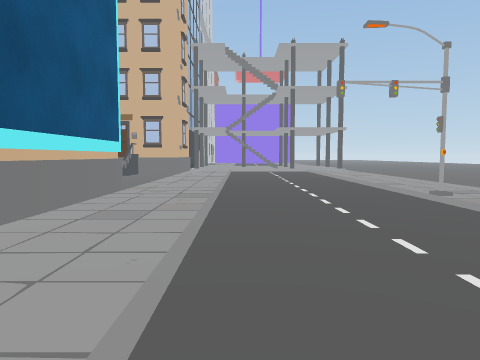
[1] (above)

15 first-person views from a walk through a Unity game level. The camera is 1.2 m above the floor, tilts 4° down and sees 70° across. The floor is counted in squares, 2 m on a side. Each view is taken from the middle of a square. On the plan, view 1 faces up. The plan holds only what a view shows up to about 10 squares ahead; the rest is blank. The place goes on beyond the plan. Some animated figures are not drawn. Door leaves are left out, so doorways stand open. Some surface patterns are stand-ins.

[2]
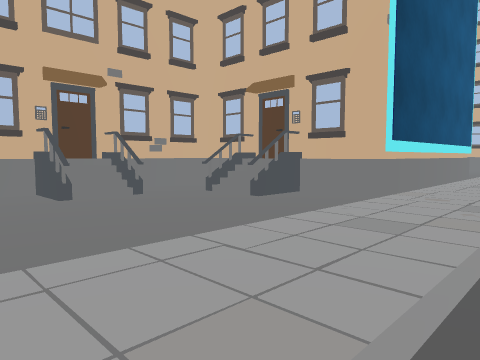

[3]
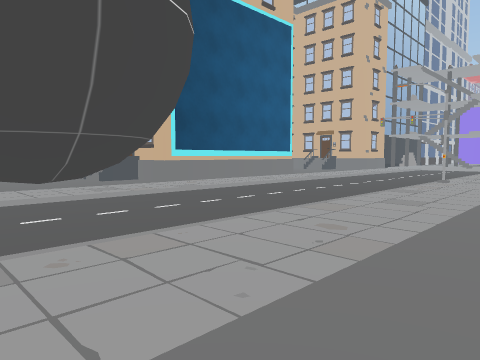

[4]
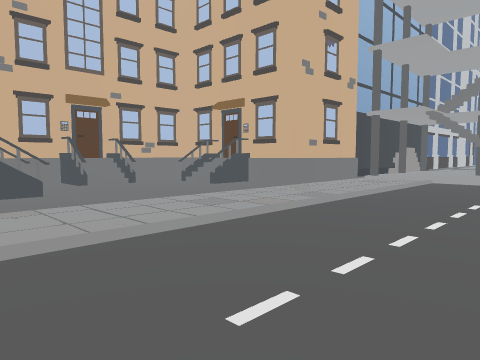

[5]
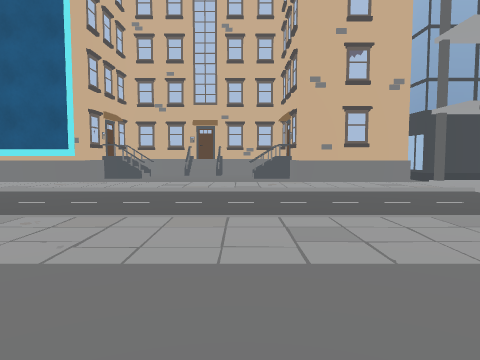

[6]
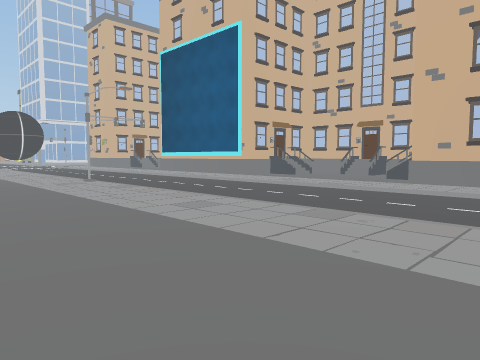

[7]
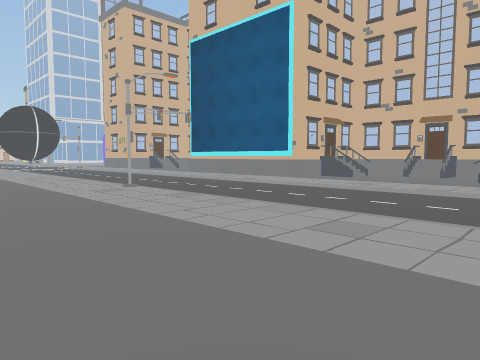

[8]
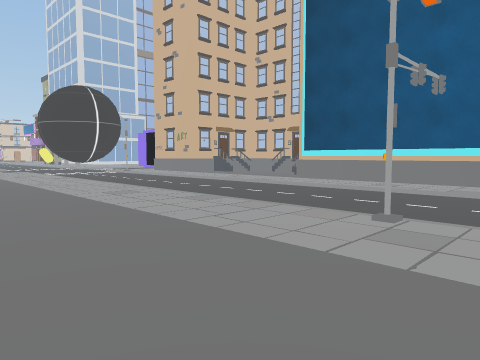

[9]
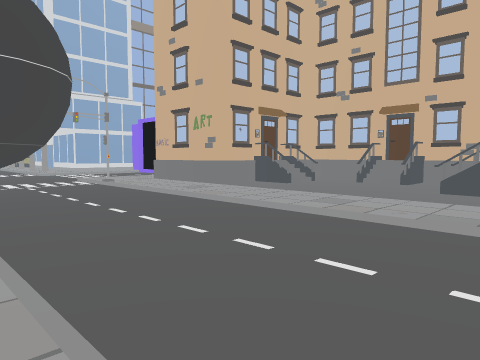

[10]
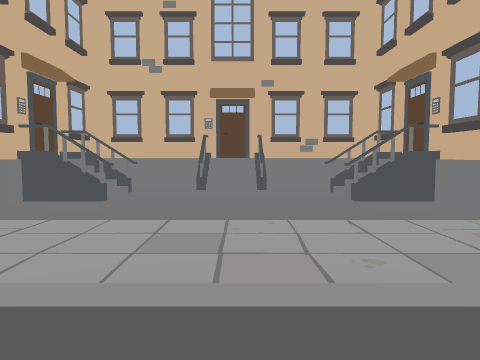

[11]
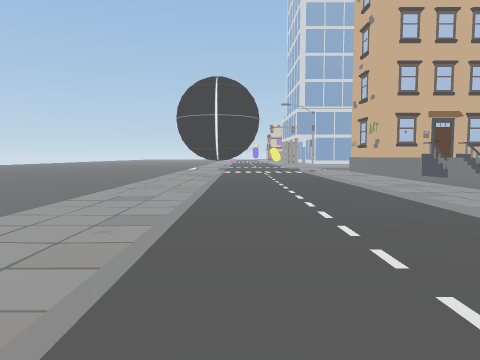

[12]
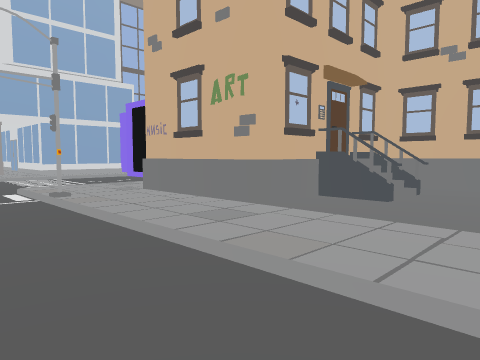

[13]
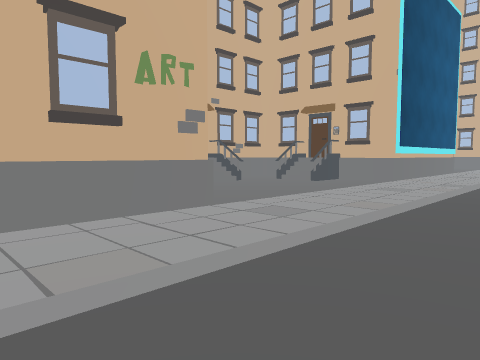

[14]
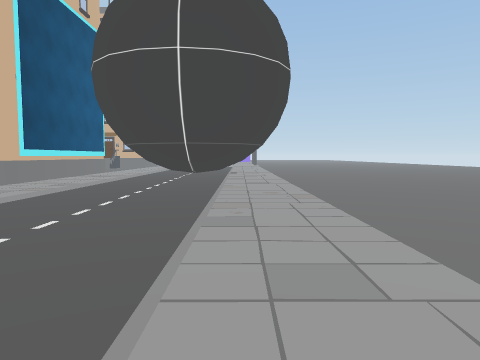

[15]
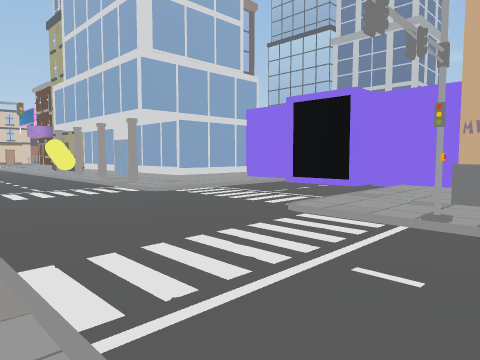

### Floor plan
Key: @ floor where view 1 was taken; # wall or solid block; . floor; ^ raised ledge; C yellow capsule; O other object.
Columns run from 6 left of view 1 to 6 right of it. Each row starts with its distance up from view 1.
 13     #... ....
 12     #........
 11     #........
 10 #.OO.........
  9 #............
  8 # ...........
  7 #...........
  6 #.OO.........
  5 #####....#...
  4     #........
  3     #........
  2     #........
  1 #####........
  0 #.OO..@......
 -1 #............
 -2 ^ ...........
 -3 #.......##...
 -4 #.OO....##...
 -5 #####........
 -6     #......
 -7     #.....
 -8  #........
 -9  #........
-10  ##......
-11  ##......
-12  #.......
-13  #.......
-14     #O...
-15     #...
-16      .C.
-17       ..

Positions as (right, up) in squares from view 1, and headings:
1: (0, 0), facing up
2: (0, -4), facing up-left
3: (5, -4), facing up-left
4: (2, 5), facing up-left
5: (6, 9), facing left
6: (6, 13), facing down-left
7: (6, 11), facing down-left
8: (6, 6), facing down-left
9: (3, 1), facing down-left
10: (1, 8), facing left
11: (2, 5), facing down
12: (1, -2), facing down-left
13: (1, -7), facing up-left
14: (3, -7), facing up
15: (3, -6), facing down-left
